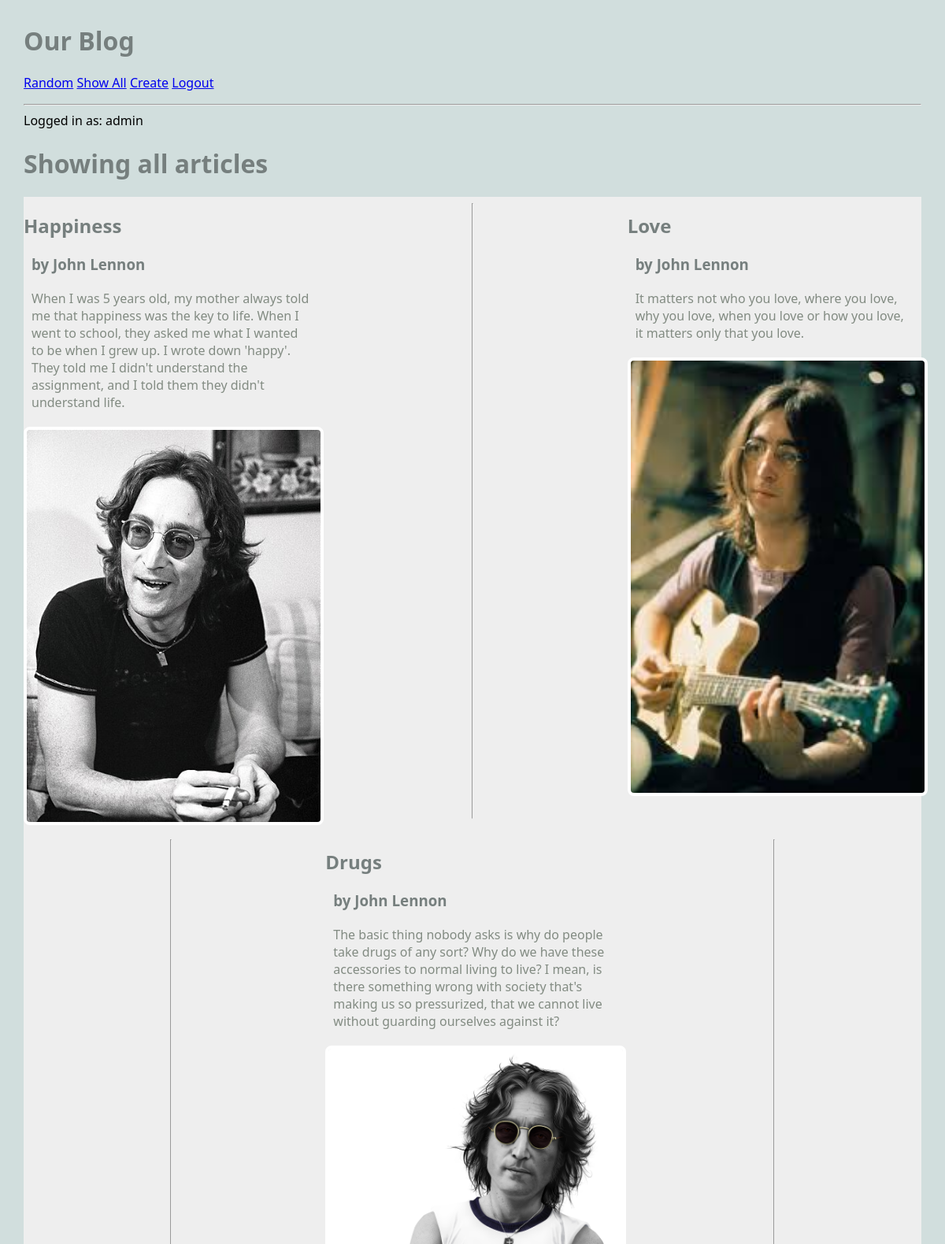
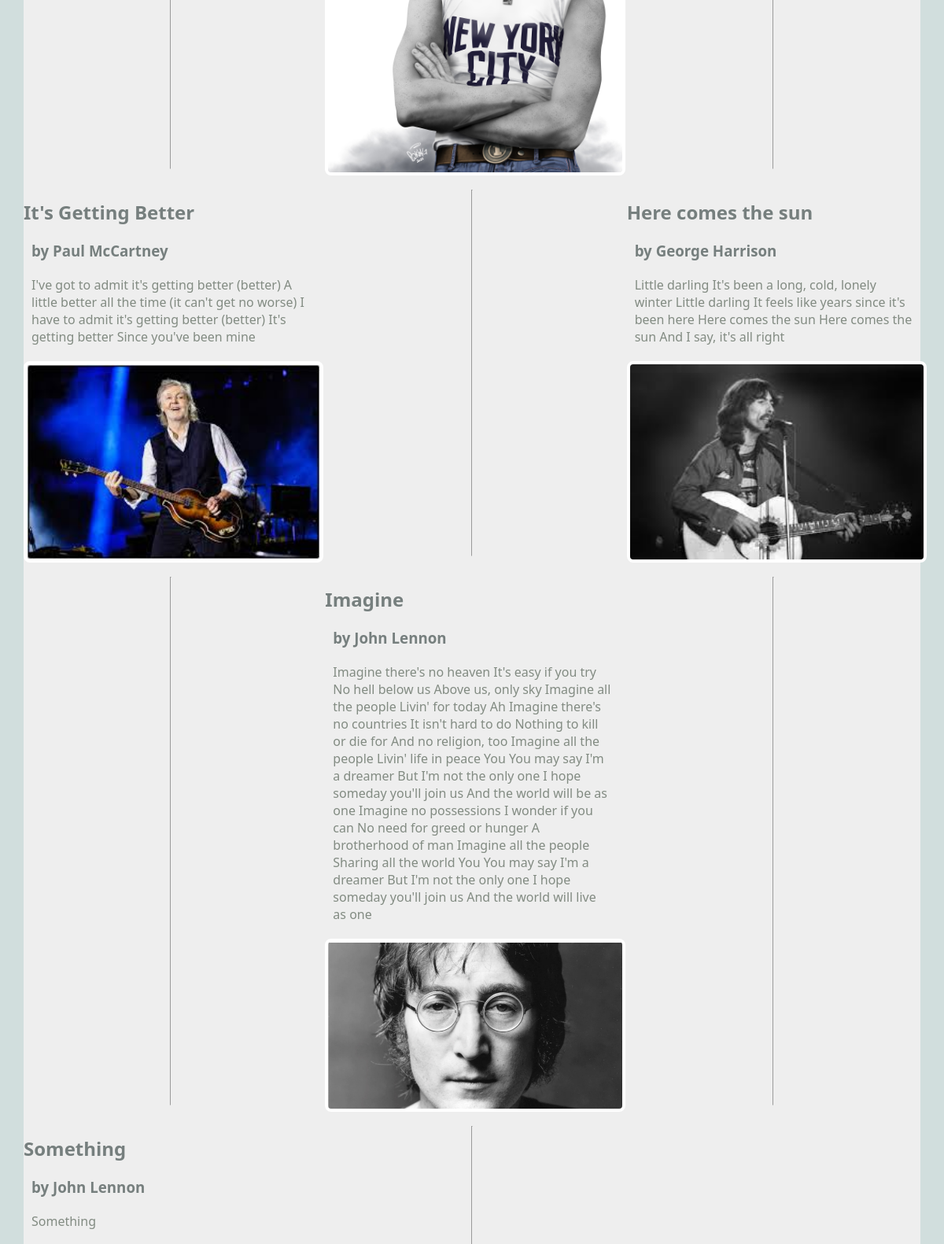
The app's page /blog/show_all (signed in, upper part) with its own data (2 pictures, top to bottom).
### blog/models.py (models this page shows, shortened)
class Article(models.Model):
    title = models.TextField(blank=True)
    author = models.TextField(blank=True)
    text = models.TextField(blank=True)
    published = models.DateTimeField(auto_now=True)
    image_file = models.ImageField(blank=True) # an actual image
    user = models.ForeignKey(User, on_delete=models.CASCADE) ## NEW
    def __str__(self):
        return f'{self.title} by {self.author}'

### blog/views.py (the view)
# urls.py: path('show_all', ShowAllView.as_view(), name="show_all"), # modified
class ShowAllView(ListView):
    model = Article
    template_name = "blog/show_all.html"
    context_object_name = "articles"
    def dispatch(self, request, *args, **kwargs):
        if request.user.is_authenticated:
            print(f'ShowAllView.dispatch(): request.user={request.user}')
        else:
            print(f'ShowAllView.dispatch(): not logged in.')
        return super().dispatch(request, *args, **kwargs)

### blog/templates/blog/show_all.html
{% extends 'blog/base.html' %}
{% block content %}
<h1>Showing all articles</h1>
<main class="grid-container">
    {% for article in articles %}
    <article>
        <div>
            <h2>{{article.title}}</h2>
            <h3>by {{article.author}}</h3>
            <p>
                {{article.text}}
            </p>
        </div>
        <a href="{% url 'article' article.pk %}">
        {% if article.image_file %}
        <img src="{{article.image_file.url}}" alt="">
        {% else %}
        No image
        {% endif %}
        </a>
    </article>
    <hr>
    {% endfor %}
</main>
{% endblock %}

### blog/templates/blog/base.html (shortened to what this page needs)
{% load static %}
<html>
    <head>
        <link rel="stylesheet" href="{% static 'styles-blog.css' %}">
    </head>
    <body>
        <head>
            <h1>Our Blog</h1>
            <nav>
                <ul>
                    <li><a href="{% url 'random' %}">Random</a></li>
                    <li><a href="{% url 'show_all' %}">Show All</a></li>
                    <li><a href="{% url 'create_article' %}">Create</a></li>
                    {% if request.user.is_authenticated %}
                    <li><a href="{% url 'logout' %}">Logout</a></li>
                    {% else %}
                    <li><a href="{% url 'login' %}">Login</a></li>
                    {% endif %}
                </ul>
                <hr>
                {% if request.user.is_authenticated %}
                Logged in as: {{request.user}}
                {% else %}
                Not logged in.
                {% endif %}
            </nav>
        </head>
        {% block content %}
        {% endblock %}
    </body>
</html>

### static/styles-blog.css (style rules this page uses)
body { margin: 30px; background: #d1dedd; font-family:'Segoe UI', Tahoma, Geneva, Verdana, sans-serif; }
ul, li { padding: 0px; list-style-type: none; }
h1, h2, h3 { color: #767f7e; }
p { color: #828b82; }
.grid-container { background: #eee; max-width: 900px; display: grid; grid-template-columns: repeat(3, 1fr); grid-gap: 10px; max-width: 1200px; margin: 20px auto; }
article img, article.featured img { width: 100%; border: 4px solid #fff; border-radius: 8px; }
article p, article h3 { margin: 20px 10px; }
nav li { display: inline; }

### records on screen
Article: title "Happiness", author "John Lennon", text "When I was 5 years old, my mother always told me that happiness was the key to life. When I went to school, they asked me what I wanted to be when I grew up. I wrote down 'happy'. They told me I didn't understand the assignment, and I told them they didn't understand life.", image_file (picture)
Article: title "Love", author "John Lennon", text "It matters not who you love, where you love, why you love, when you love or how you love, it matters only that you love.", image_file (picture)
Article: title "Drugs", author "John Lennon", text "The basic thing nobody asks is why do people take drugs of any sort? Why do we have these accessories to normal living to live? I mean, is there something wrong with society that's making us so pressurized, that we cannot live without guarding ourselves against it?", image_file (picture)
Article: title "It's Getting Better", author "Paul McCartney", text "I've got to admit it's getting better (better) A little better all the time (it can't get no worse) I have to admit it's getting better (better) It's getting better Since you've been mine", image_file (picture)
Article: title "Here comes the sun", author "George Harrison", text "Little darling It's been a long, cold, lonely winter Little darling It feels like years since it's been here Here comes the sun Here comes the sun And I say, it's all right", image_file (picture)
Article: title "Imagine", author "John Lennon", text "Imagine there's no heaven It's easy if you try No hell below us Above us, only sky Imagine all the people Livin' for today Ah Imagine there's no countries It isn't hard to do Nothing to kill or die for And no religion, too Imagine all the people Livin' life in peace You You may say I'm a dreamer But I'm not the only one I hope someday you'll join us And the world will be as one Imagine no possessions I wonder if you can No need for greed or hunger A brotherhood of man Imagine all the people Sharing all the world You You may say I'm a dreamer But I'm not the only one I hope someday you'll join us And the world will live as one", image_file (picture)
Article: title "Something", author "John Lennon", text "Something"

### other values on screen
{{ request.user }} "admin"
